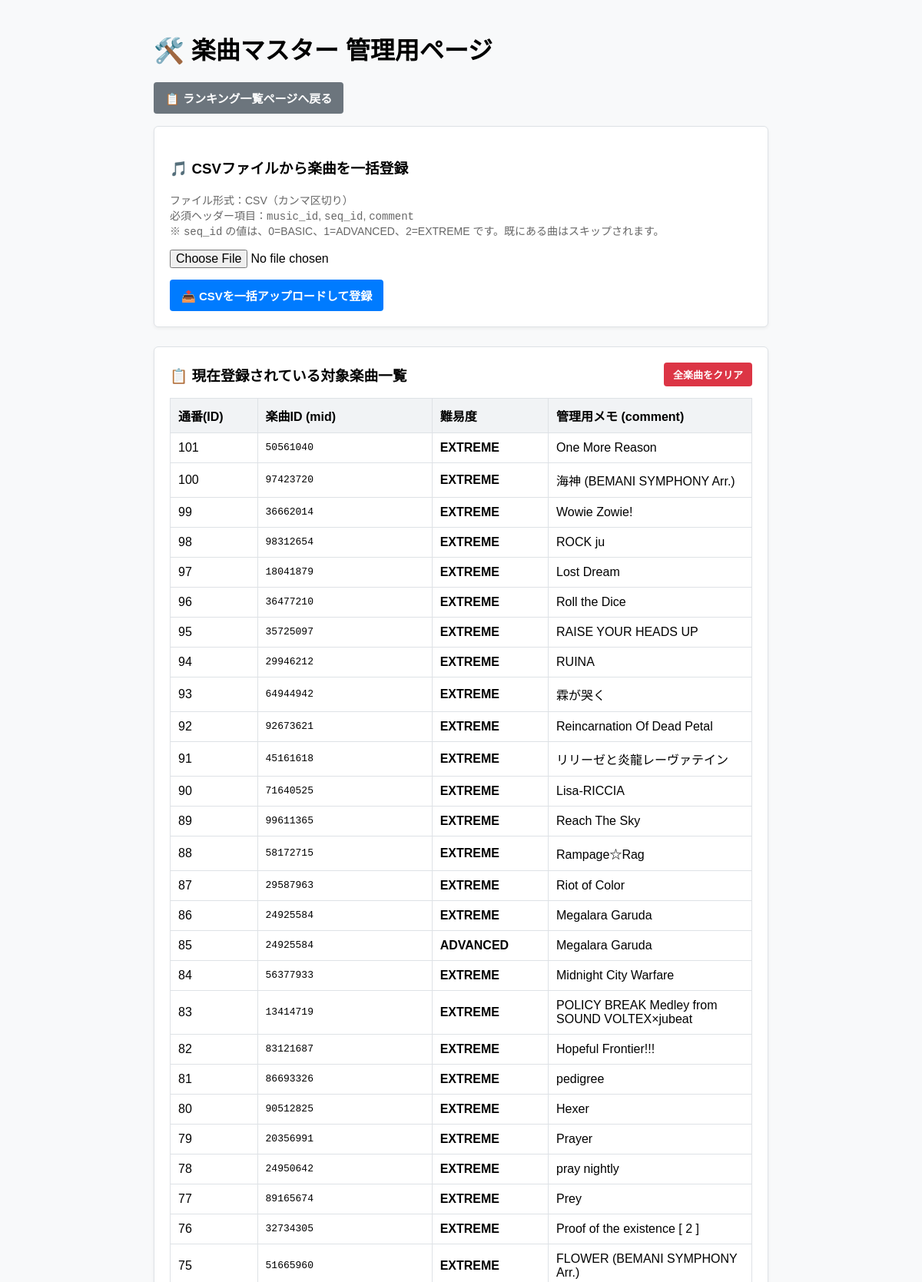
The page /admin (upper part) on the database its author committed.
### app/database.py (models this page shows)
class JubeatMusicMaster(db.Model):
    id = db.Column(db.Integer, primary_key=True)
    music_id = db.Column(db.String(50), nullable=False) # 楽曲ID (mid)
    seq_id = db.Column(db.Integer, nullable=False)      # 難易度 (0, 1, 2)
    comment = db.Column(db.String(100))                 # 管理用の曲名メモなど

### app/routes/admin.py (the view, shortened to what this page needs)
@admin_bp.route('/admin', methods=['GET', 'POST'])
def admin_page():
    current_masters = JubeatMusicMaster.query.order_by(JubeatMusicMaster.id.desc()).all()
    diff_labels = {0: "BASIC", 1: "ADVANCED", 2: "EXTREME"}
    return render_template('admin.html', current_masters=current_masters, diff_labels=diff_labels)

### app/templates/admin.html (shortened to what this page needs)
<!DOCTYPE html>
<html lang="ja">
<head>
</head>
<body>
    <div class="container">
        <h1>🛠️ 楽曲マスター 管理用ページ</h1>
        <p><a href="/" class="btn" style="background-color: #6c757d;">📋 ランキング一覧ページへ戻る</a></p>
        <div class="form-box">
            <h3>🎵 CSVファイルから楽曲を一括登録</h3>
            <p style="font-size: 14px; color: #666; margin-bottom: 15px;">
                ファイル形式：CSV（カンマ区切り）<br>
                必須ヘッダー項目：<code>music_id</code>, <code>seq_id</code>, <code>comment</code><br>
                ※ <code>seq_id</code> の値は、0=BASIC、1=ADVANCED、2=EXTREME です。既にある曲はスキップされます。
            </p>
            <form action="/admin" method="post" enctype="multipart/form-data">
                <input type="file" name="file" accept=".csv" required style="font-size: 16px; margin-bottom: 15px;"><br>
                <button type="submit" class="btn">📤 CSVを一括アップロードして登録</button>
            </form>
        </div>
        <div class="form-box">
            <div style="display: flex; justify-content: space-between; align-items: center;">
                <h3 style="margin: 0;">📋 現在登録されている対象楽曲一覧</h3>
                <form action="/admin/clear_master" method="post" onsubmit="return confirm('本当にマスター楽曲をすべて削除しますか？（ランキングデータ自体は削除されません）');">
                    <button type="submit" class="btn btn-danger" style="padding: 6px 12px; font-size: 13px;">全楽曲をクリア</button>
                </form>
            </div>
            {% if current_masters %}
                <table>
                    <thead>
                        <tr>
                            <th style="width: 15%;">通番(ID)</th>
                            <th style="width: 30%;">楽曲ID (mid)</th>
                            <th style="width: 20%;">難易度</th>
                            <th style="width: 35%;">管理用メモ (comment)</th>
                        </tr>
                    </thead>
                    <tbody>
                        {% for m in current_masters %}
                        <tr>
                            <td>{{ m.id }}</td>
                            <td style="font-family: monospace;">{{ m.music_id }}</td>
                            <td><strong>{{ diff_labels.get(m.seq_id, "UNKNOWN") }}</strong></td>
                            <td>{{ m.comment }}</td>
                        </tr>
                        {% endfor %}
                    </tbody>
                </table>
            {% else %}
                <p style="color: #666; margin-top: 15px;">現在、登録されている楽曲はありません。上のフォームからCSVを読み込ませてください。</p>
            {% endif %}
        </div>
    </div>
</body>
</html>

### app/templates/admin.html (style rules this page uses)
body { font-family: sans-serif; margin: 40px; background-color: #f8f9fa; }
.container { max-width: 800px; margin: 0 auto; }
.btn { padding: 10px 15px; font-size: 15px; cursor: pointer; background-color: #007BFF; color: white; border: none; border-radius: 4px; font-weight: bold; text-decoration: none; display: inline-block; }
.btn-danger { background-color: #dc3545; }
.form-box { background: white; border: 1px solid #dee2e6; border-radius: 6px; padding: 20px; margin-bottom: 25px; box-shadow: 0 2px 4px rgba(0,0,0,0.05); }
table { border-collapse: collapse; width: 100%; margin-top: 15px; background: white; }
th, td { padding: 10px; text-align: left; border: 1px solid #dee2e6; }
th { background-color: #f1f3f5; }

### rows shown on the page
JubeatMusicMaster: id "101", music_id "50561040", get "EXTREME", comment "One More Reason"
JubeatMusicMaster: id "100", music_id "97423720", get "EXTREME", comment "海神 (BEMANI SYMPHONY Arr.)"
JubeatMusicMaster: id "99", music_id "36662014", get "EXTREME", comment "Wowie Zowie!"
JubeatMusicMaster: id "98", music_id "98312654", get "EXTREME", comment "ROCK ju"
JubeatMusicMaster: id "97", music_id "18041879", get "EXTREME", comment "Lost Dream"
JubeatMusicMaster: id "96", music_id "36477210", get "EXTREME", comment "Roll the Dice"
JubeatMusicMaster: id "95", music_id "35725097", get "EXTREME", comment "RAISE YOUR HEADS UP"
JubeatMusicMaster: id "94", music_id "29946212", get "EXTREME", comment "RUINA"
JubeatMusicMaster: id "93", music_id "64944942", get "EXTREME", comment "霖が哭く"
JubeatMusicMaster: id "92", music_id "92673621", get "EXTREME", comment "Reincarnation Of Dead Petal"
JubeatMusicMaster: id "91", music_id "45161618", get "EXTREME", comment "リリーゼと炎龍レーヴァテイン"
JubeatMusicMaster: id "90", music_id "71640525", get "EXTREME", comment "Lisa-RICCIA"
JubeatMusicMaster: id "89", music_id "99611365", get "EXTREME", comment "Reach The Sky"
JubeatMusicMaster: id "88", music_id "58172715", get "EXTREME", comment "Rampage☆Rag"
JubeatMusicMaster: id "87", music_id "29587963", get "EXTREME", comment "Riot of Color"
JubeatMusicMaster: id "86", music_id "24925584", get "EXTREME", comment "Megalara Garuda"
JubeatMusicMaster: id "85", music_id "24925584", get "ADVANCED", comment "Megalara Garuda"
JubeatMusicMaster: id "84", music_id "56377933", get "EXTREME", comment "Midnight City Warfare"
JubeatMusicMaster: id "83", music_id "13414719", get "EXTREME", comment "POLICY BREAK Medley from SOUND VOLTEX×jubeat"
JubeatMusicMaster: id "82", music_id "83121687", get "EXTREME", comment "Hopeful Frontier!!!"
JubeatMusicMaster: id "81", music_id "86693326", get "EXTREME", comment "pedigree"
JubeatMusicMaster: id "80", music_id "90512825", get "EXTREME", comment "Hexer"
JubeatMusicMaster: id "79", music_id "20356991", get "EXTREME", comment "Prayer"
JubeatMusicMaster: id "78", music_id "24950642", get "EXTREME", comment "pray nightly"
JubeatMusicMaster: id "77", music_id "89165674", get "EXTREME", comment "Prey"
JubeatMusicMaster: id "76", music_id "32734305", get "EXTREME", comment "Proof of the existence [ 2 ]"
JubeatMusicMaster: id "75", music_id "51665960", get "EXTREME", comment "FLOWER (BEMANI SYMPHONY Arr.)"
